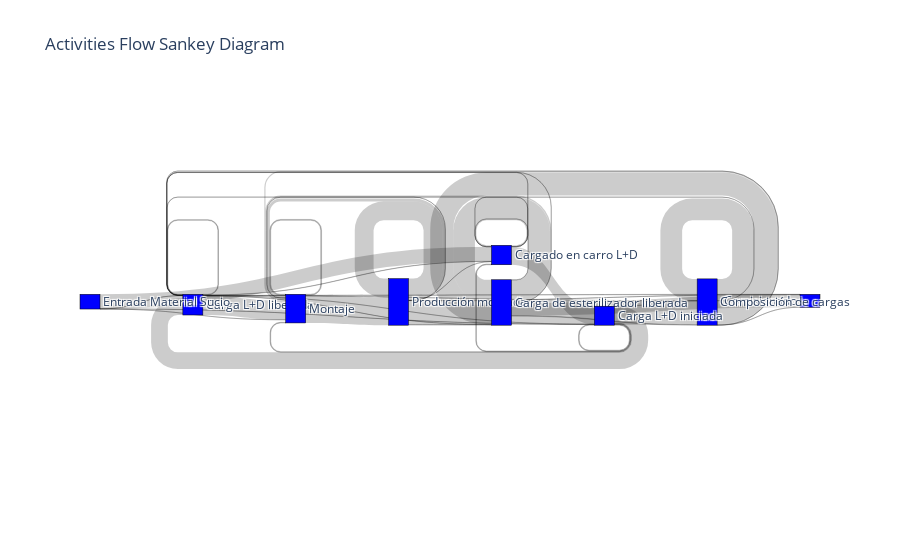

The notebook cell this image was saved under:
### Code cell
fig = go.Figure(data=[go.Sankey(
    node=dict(
        pad=15,
        thickness=20,
        line=dict(color="black", width=0.5),
        label=list(set(sddf5['e1a'].tolist() + sddf5['e2a'].tolist())),
        color="blue"
    ),
    link=dict(
        source=sddf5['e1a'].map(lambda x: list(set(sddf5['e1a'].tolist() + sddf5['e2a'].tolist())).index(x)),
        target=sddf5['e2a'].map(lambda x: list(set(sddf5['e1a'].tolist() + sddf5['e2a'].tolist())).index(x)),
        value=sddf5['c']
    )
)])

fig.update_layout(title_text="Activities Flow Sankey Diagram")
fig.show()

### Figure 1 — Plotly figure (JSON) as saved in the notebook; plotly's stock layout.template omitted (floating-point values rounded to 4 significant figures)
{"data": [{"link": {"source": [6, 6, 6, 6, 3, 3, 3, 3, 8, 8, 8, 8, 8, 0, 0, 0, 0, 0, 0, 0, 1, 1, 2, 2, 2, 2, 2, 2, 2, 7, 7, 7, 7, 7, 7, 5, 5, 5, 5, 5, 5], "target": [3, 8, 1, 0, 8, 1, 0, 3, 0, 1, 3, 7, 8, 1, 8, 7, 3, 5, 0, 4, 2, 1, 7, 2, 5, 1, 0, 3, 4, 7, 5, 1, 3, 0, 4, 5, 1, 7, 3, 0, 4], "value": [11776, 60, 65, 83, 14601, 62, 177, 998, 13651, 561, 550, 53, 635, 15514, 127, 104, 211, 100, 546, 249, 22609, 693, 19416, 15310, 505, 2345, 124, 68, 55, 17712, 18754, 974, 68, 110, 78, 17627, 1133, 397, 162, 56, 10207]}, "node": {"color": "blue", "label": ["Carga L+D liberada", "Montaje", "Producción montada", "Cargado en carro L+D", "Comisionado", "Carga de esterilizador liberada", "Entrada Material Sucio", "Composición de cargas", "Carga L+D iniciada"], "line": {"color": "black", "width": 0.5}, "pad": 15, "thickness": 20}, "type": "sankey"}], "layout": {"title": {"text": "Activities Flow Sankey Diagram"}}}
